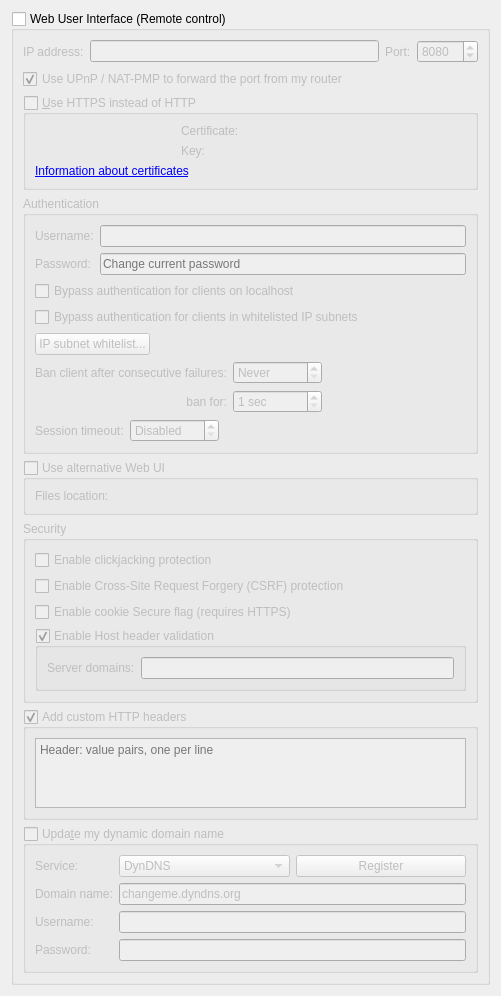
          <widget class="QWidget" name="scrollAreaWidgetContents_7">
           <property name="geometry">
            <rect>
             <x>0</x>
             <y>0</y>
             <width>501</width>
             <height>636</height>
            </rect>
           </property>
           <layout class="QVBoxLayout" name="verticalLayout_23">
            <item>
             <widget class="QGroupBox" name="checkWebUi">
              <property name="title">
               <string>Web User Interface (Remote control)</string>
              </property>
              <property name="checkable">
               <bool>true</bool>
              </property>
              <property name="checked">
               <bool>false</bool>
              </property>
              <layout class="QVBoxLayout" name="verticalLayout_2">
               <item>
                <layout class="QHBoxLayout" name="horizontalLayout_2">
                 <item>
                  <widget class="QLabel" name="lblWebUiAddress">
                   <property name="text">
                    <string>IP address:</string>
                   </property>
                  </widget>
                 </item>
                 <item>
                  <widget class="QLineEdit" name="textWebUiAddress">
                   <property name="toolTip">
                    <string>IP address that the Web UI will bind to.
Specify an IPv4 or IPv6 address. You can specify &quot;0.0.0.0&quot; for any IPv4 address,
&quot;::&quot; for any IPv6 address, or &quot;*&quot; for both IPv4 and IPv6.</string>
                   </property>
                  </widget>
                 </item>
                 <item>
                  <widget class="QLabel" name="lblWebUiPort">
                   <property name="text">
                    <string>Port:</string>
                   </property>
                  </widget>
                 </item>
                 <item>
                  <widget class="QSpinBox" name="spinWebUiPort">
                   <property name="minimum">
                    <number>1</number>
                   </property>
                   <property name="maximum">
                    <number>65535</number>
                   </property>
                   <property name="value">
                    <number>8080</number>
                   </property>
                  </widget>
                 </item>
                </layout>
               </item>
               <item>
                <widget class="QCheckBox" name="checkWebUIUPnP">
                 <property name="text">
                  <string>Use UPnP / NAT-PMP to forward the port from my router</string>
                 </property>
                 <property name="checked">
                  <bool>true</bool>
                 </property>
                </widget>
               </item>
               <item>
                <widget class="QGroupBox" name="checkWebUiHttps">
                 <property name="title">
                  <string>&amp;Use HTTPS instead of HTTP</string>
                 </property>
                 <property name="checkable">
                  <bool>true</bool>
                 </property>
                 <property name="checked">
                  <bool>false</bool>
                 </property>
                 <layout class="QGridLayout" name="gridLayout_11">
                  <item row="1" column="1">
                   <widget class="QLabel" name="lblWebUiKey">
                    <property name="text">
                     <string>Key:</string>
                    </property>
                   </widget>
                  </item>
                  <item row="0" column="1">
                   <widget class="QLabel" name="lblWebUiCrt">
                    <property name="text">
                     <string>Certificate:</string>
                    </property>
                   </widget>
                  </item>
                  <item row="0" column="0">
                   <widget class="QLabel" name="lblSslCertStatus"/>
                  </item>
                  <item row="1" column="0">
                   <widget class="QLabel" name="lblSslKeyStatus"/>
                  </item>
                  <item row="2" column="0" colspan="3">
                   <widget class="QLabel" name="lblWebUIInfo">
                    <property name="text">
                     <string>&lt;a href=https://httpd.apache.org/docs/current/ssl/ssl_faq.html#aboutcerts&gt;Information about certificates&lt;/a&gt;</string>
                    </property>
                    <property name="openExternalLinks">
                     <bool>true</bool>
                    </property>
                   </widget>
                  </item>
                  <item row="0" column="2">
                   <widget class="FileSystemPathLineEdit" name="textWebUIHttpsCert" native="true"/>
                  </item>
                  <item row="1" column="2">
                   <widget class="FileSystemPathLineEdit" name="textWebUIHttpsKey" native="true"/>
                  </item>
                 </layout>
                </widget>
               </item>
               <item>
                <widget class="QGroupBox" name="groupWebUiAuth">
                 <property name="title">
                  <string>Authentication</string>
                 </property>
                 <layout class="QVBoxLayout" name="verticalLayout_35">
                  <item>
                   <layout class="QGridLayout" name="gridLayout_8">
                    <item row="0" column="0">
                     <widget class="QLabel" name="lblWebUiUsername">
                      <property name="text">
                       <string>Username:</string>
                      </property>
                     </widget>
                    </item>
                    <item row="0" column="1">
                     <widget class="QLineEdit" name="textWebUiUsername"/>
                    </item>
                    <item row="1" column="0">
                     <widget class="QLabel" name="lblWebUiPassword">
                      <property name="text">
                       <string>Password:</string>
                      </property>
                     </widget>
                    </item>
                    <item row="1" column="1">
                     <widget class="QLineEdit" name="textWebUiPassword">
                      <property name="echoMode">
                       <enum>QLineEdit::Password</enum>
                      </property>
                      <property name="placeholderText">
                       <string>Change current password</string>
                      </property>
                     </widget>
                    </item>
                   </layout>
                  </item>
                  <item>
                   <widget class="QCheckBox" name="checkBypassLocalAuth">
                    <property name="text">
                     <string>Bypass authentication for clients on localhost</string>
                    </property>
                   </widget>
                  </item>
                  <item>
                   <widget class="QCheckBox" name="checkBypassAuthSubnetWhitelist">
                    <property name="text">
                     <string>Bypass authentication for clients in whitelisted IP subnets</string>
                    </property>
                   </widget>
                  </item>
                  <item>
                   <widget class="QPushButton" name="IPSubnetWhitelistButton">
                    <property name="sizePolicy">
                     <sizepolicy hsizetype="Fixed" vsizetype="Fixed">
                      <horstretch>0</horstretch>
                      <verstretch>0</verstretch>
                     </sizepolicy>
                    </property>
                    <property name="text">
                     <string>IP subnet whitelist...</string>
                    </property>
                   </widget>
                  </item>
                  <item>
                   <layout class="QGridLayout" name="gridLayout_10">
                    <item row="0" column="0">
                     <widget class="QLabel" name="lblBanCounter">
                      <property name="text">
                       <string>Ban client after consecutive failures:</string>
                      </property>
                     </widget>
                    </item>
                    <item row="0" column="2">
                     <spacer name="horizontalSpacer_15">
                      <property name="orientation">
                       <enum>Qt::Horizontal</enum>
                      </property>
                      <property name="sizeHint" stdset="0">
                       <size>
                        <width>40</width>
                        <height>20</height>
                       </size>
                      </property>
                     </spacer>
                    </item>
                    <item row="0" column="1">
                     <widget class="QSpinBox" name="spinBanCounter">
                      <property name="specialValueText">
                       <string>Never</string>
                      </property>
                      <property name="maximum">
                       <number>2147483647</number>
                      </property>
                     </widget>
                    </item>
                    <item row="1" column="0">
                     <widget class="QLabel" name="lblBanDuration">
                      <property name="text">
                       <string>ban for:</string>
                      </property>
                      <property name="alignment">
                       <set>Qt::AlignRight|Qt::AlignTrailing|Qt::AlignVCenter</set>
                      </property>
                     </widget>
                    </item>
                    <item row="1" column="1">
                     <widget class="QSpinBox" name="spinBanDuration">
                      <property name="suffix">
                       <string> sec</string>
                      </property>
                      <property name="minimum">
                       <number>1</number>
                      </property>
                      <property name="maximum">
                       <number>2147483647</number>
                      </property>
                     </widget>
                    </item>
                   </layout>
                  </item>
                  <item>
                   <layout class="QHBoxLayout" name="horizontalLayout_13">
                    <item>
                     <widget class="QLabel" name="lblSessionTimeout">
                      <property name="text">
                       <string>Session timeout:</string>
                      </property>
                     </widget>
                    </item>
                    <item>
                     <widget class="QSpinBox" name="spinSessionTimeout">
                      <property name="specialValueText">
                       <string>Disabled</string>
                      </property>
                      <property name="suffix">
                       <string> sec</string>
                      </property>
                      <property name="maximum">
                       <number>2147483647</number>
                      </property>
                     </widget>
                    </item>
                    <item>
                     <spacer name="horizontalSpacer_11">
                      <property name="orientation">
                       <enum>Qt::Horizontal</enum>
                      </property>
                      <property name="sizeHint" stdset="0">
                       <size>
                        <width>40</width>
                        <height>20</height>
                       </size>
                      </property>
                     </spacer>
                    </item>
                   </layout>
                  </item>
                 </layout>
                </widget>
               </item>
               <item>
                <widget class="QGroupBox" name="groupAltWebUI">
                 <property name="title">
                  <string>Use alternative Web UI</string>
                 </property>
                 <property name="checkable">
                  <bool>true</bool>
                 </property>
                 <property name="checked">
                  <bool>false</bool>
                 </property>
                 <layout class="QHBoxLayout" name="horizontalLayout_5">
                  <item>
                   <widget class="QLabel" name="labelWebUIRootFolder">
                    <property name="text">
                     <string>Files location:</string>
                    </property>
                   </widget>
                  </item>
                  <item>
                   <widget class="FileSystemPathLineEdit" name="textWebUIRootFolder" native="true"/>
                  </item>
                 </layout>
                </widget>
               </item>
               <item>
                <widget class="QGroupBox" name="groupBox_3">
                 <property name="title">
                  <string>Security</string>
                 </property>
                 <layout class="QVBoxLayout" name="verticalLayout_33">
                  <item>
                   <widget class="QCheckBox" name="checkClickjacking">
                    <property name="text">
                     <string>Enable clickjacking protection</string>
                    </property>
                   </widget>
                  </item>
                  <item>
                   <widget class="QCheckBox" name="checkCSRFProtection">
                    <property name="text">
                     <string>Enable Cross-Site Request Forgery (CSRF) protection</string>
                    </property>
                   </widget>
                  </item>
                  <item>
                   <widget class="QCheckBox" name="checkSecureCookie">
                    <property name="text">
                     <string>Enable cookie Secure flag (requires HTTPS)</string>
                    </property>
                   </widget>
                  </item>
                  <item>
                   <widget class="QGroupBox" name="groupHostHeaderValidation">
                    <property name="title">
                     <string>Enable Host header validation</string>
                    </property>
                    <property name="checkable">
                     <bool>true</bool>
                    </property>
                    <layout class="QVBoxLayout" name="verticalLayout_32">
                     <item>
                      <layout class="QHBoxLayout" name="horizontalLayout_10">
                       <item>
                        <widget class="QLabel" name="labelServerDomains">
                         <property name="text">
                          <string>Server domains:</string>
                         </property>
                        </widget>
                       </item>
                       <item>
                        <widget class="QLineEdit" name="textServerDomains">
                         <property name="toolTip">
                          <string>Whitelist for filtering HTTP Host header values.
In order to defend against DNS rebinding attack,
you should put in domain names used by WebUI server.

Use ';' to split multiple entries. Can use wildcard '*'.</string>
                         </property>
                        </widget>
                       </item>
                      </layout>
                     </item>
                    </layout>
                   </widget>
                  </item>
                 </layout>
                </widget>
               </item>
               <item>
                <widget class="QGroupBox" name="groupWebUIAddCustomHTTPHeaders">
                 <property name="title">
                  <string>Add custom HTTP headers</string>
                 </property>
                 <property name="checkable">
                  <bool>true</bool>
                 </property>
                 <layout class="QVBoxLayout" name="verticalLayout_8">
                  <item>
                   <widget class="QPlainTextEdit" name="textWebUICustomHTTPHeaders">
                    <property name="lineWrapMode">
                     <enum>QPlainTextEdit::NoWrap</enum>
                    </property>
                    <property name="placeholderText">
                     <string>Header: value pairs, one per line</string>
                    </property>
                   </widget>
                  </item>
                 </layout>
                </widget>
               </item>
               <item>
                <widget class="QGroupBox" name="checkDynDNS">
                 <property name="title">
                  <string>Upda&amp;te my dynamic domain name</string>
                 </property>
                 <property name="checkable">
                  <bool>true</bool>
                 </property>
                 <property name="checked">
                  <bool>false</bool>
                 </property>
                 <layout class="QFormLayout" name="formLayout_5">
                  <item row="0" column="0">
                   <widget class="QLabel" name="label_19">
                    <property name="text">
                     <string>Service:</string>
                    </property>
                   </widget>
                  </item>
                  <item row="0" column="1">
                   <layout class="QHBoxLayout" name="horizontalLayout_3">
                    <item>
                     <widget class="QComboBox" name="comboDNSService">
                      <item>
                       <property name="text">
                        <string notr="true">DynDNS</string>
                       </property>
                      </item>
                      <item>
                       <property name="text">
                        <string notr="true">No-IP</string>
                       </property>
                      </item>
                     </widget>
                    </item>
                    <item>
                     <widget class="QPushButton" name="registerDNSBtn">
                      <property name="text">
                       <string>Register</string>
                      </property>
                     </widget>
                    </item>
                   </layout>
                  </item>
                  <item row="1" column="0">
                   <widget class="QLabel" name="label_20">
                    <property name="text">
                     <string>Domain name:</string>
                    </property>
                   </widget>
                  </item>
                  <item row="1" column="1">
                   <widget class="QLineEdit" name="domainNameTxt">
                    <property name="text">
                     <string notr="true">changeme.dyndns.org</string>
                    </property>
                   </widget>
                  </item>
                  <item row="2" column="0">
                   <widget class="QLabel" name="label_21">
                    <property name="text">
                     <string>Username:</string>
                    </property>
                   </widget>
                  </item>
                  <item row="2" column="1">
                   <widget class="QLineEdit" name="DNSUsernameTxt">
                    <property name="maxLength">
                     <number>50</number>
                    </property>
                   </widget>
                  </item>
                  <item row="3" column="0">
                   <widget class="QLabel" name="label_22">
                    <property name="text">
                     <string>Password:</string>
                    </property>
                   </widget>
                  </item>
                  <item row="3" column="1">
                   <widget class="QLineEdit" name="DNSPasswordTxt">
                    <property name="maxLength">
                     <number>50</number>
                    </property>
                    <property name="echoMode">
                     <enum>QLineEdit::Password</enum>
                    </property>
                   </widget>
                  </item>
                 </layout>
                </widget>
               </item>
              </layout>
             </widget>
            </item>
            <item>
             <spacer name="verticalSpacer">
              <property name="orientation">
               <enum>Qt::Vertical</enum>
              </property>
              <property name="sizeHint" stdset="0">
               <size>
                <width>20</width>
                <height>40</height>
               </size>
              </property>
             </spacer>
            </item>
           </layout>
          </widget>
